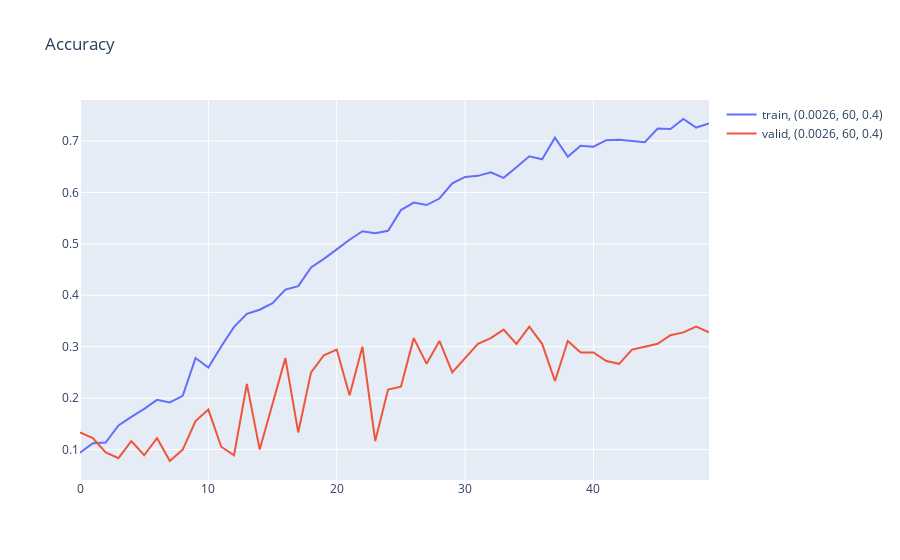

Notebook code cell kept with this figure:
### Code cell
# Add another hidden layer to fully connected part with dropout, add BatchNorm after first Dense before Dropout
fig_accuracy
